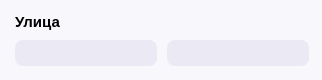
             <widget class="QWidget" name="sign_10" native="true">
              <property name="minimumSize">
               <size>
                <width>310</width>
                <height>0</height>
               </size>
              </property>
              <property name="maximumSize">
               <size>
                <width>322</width>
                <height>80</height>
               </size>
              </property>
              <property name="styleSheet">
               <string notr="true">background-color: rgb(248, 247, 252);
border: none;
border-radius: 21px;
</string>
              </property>
              <widget class="QWidget" name="layoutWidget_59">
               <property name="geometry">
                <rect>
                 <x>0</x>
                 <y>0</y>
                 <width>326</width>
                 <height>81</height>
                </rect>
               </property>
               <layout class="QVBoxLayout" name="verticalLayout_53">
                <property name="spacing">
                 <number>5</number>
                </property>
                <property name="leftMargin">
                 <number>15</number>
                </property>
                <property name="topMargin">
                 <number>9</number>
                </property>
                <property name="rightMargin">
                 <number>15</number>
                </property>
                <property name="bottomMargin">
                 <number>15</number>
                </property>
                <item>
                 <widget class="QLabel" name="label_119">
                  <property name="font">
                   <font>
                    <pointsize>11</pointsize>
                    <weight>75</weight>
                    <bold>true</bold>
                   </font>
                  </property>
                  <property name="text">
                   <string>Улица</string>
                  </property>
                 </widget>
                </item>
                <item>
                 <layout class="QHBoxLayout" name="horizontalLayout_45">
                  <property name="spacing">
                   <number>10</number>
                  </property>
                  <item>
                   <widget class="QLabel" name="label_120">
                    <property name="minimumSize">
                     <size>
                      <width>142</width>
                      <height>26</height>
                     </size>
                    </property>
                    <property name="maximumSize">
                     <size>
                      <width>142</width>
                      <height>26</height>
                     </size>
                    </property>
                    <property name="font">
                     <font>
                      <pointsize>10</pointsize>
                      <weight>75</weight>
                      <bold>true</bold>
                     </font>
                    </property>
                    <property name="styleSheet">
                     <string notr="true">background-color: rgb(235, 233, 244);
border: none;
border-radius: 8px;</string>
                    </property>
                    <property name="frameShadow">
                     <enum>QFrame::Plain</enum>
                    </property>
                    <property name="text">
                     <string/>
                    </property>
                    <property name="margin">
                     <number>0</number>
                    </property>
                   </widget>
                  </item>
                  <item>
                   <widget class="QLabel" name="label_121">
                    <property name="minimumSize">
                     <size>
                      <width>142</width>
                      <height>26</height>
                     </size>
                    </property>
                    <property name="maximumSize">
                     <size>
                      <width>142</width>
                      <height>26</height>
                     </size>
                    </property>
                    <property name="font">
                     <font>
                      <pointsize>10</pointsize>
                      <weight>75</weight>
                      <bold>true</bold>
                     </font>
                    </property>
                    <property name="styleSheet">
                     <string notr="true">background-color: rgb(235, 233, 244);
border: none;
border-radius: 8px;</string>
                    </property>
                    <property name="frameShadow">
                     <enum>QFrame::Plain</enum>
                    </property>
                    <property name="text">
                     <string/>
                    </property>
                    <property name="margin">
                     <number>0</number>
                    </property>
                   </widget>
                  </item>
                 </layout>
                </item>
               </layout>
              </widget>
             </widget>
